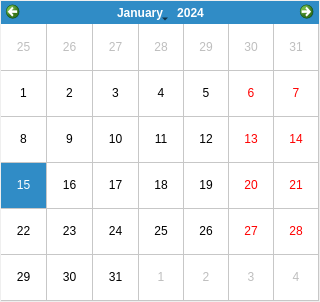
<?xml version="1.0" encoding="UTF-8"?>
<ui version="4.0">
 <class>Frame</class>
 <widget class="QFrame" name="Frame">
  <property name="geometry">
   <rect>
    <x>0</x>
    <y>0</y>
    <width>320</width>
    <height>300</height>
   </rect>
  </property>
  <property name="maximumSize">
   <size>
    <width>320</width>
    <height>300</height>
   </size>
  </property>
  <property name="windowTitle">
   <string>Frame</string>
  </property>
  <property name="styleSheet">
   <string notr="true"/>
  </property>
  <layout class="QVBoxLayout" name="verticalLayout" stretch="0">
   <property name="spacing">
    <number>1</number>
   </property>
   <property name="leftMargin">
    <number>1</number>
   </property>
   <property name="topMargin">
    <number>1</number>
   </property>
   <property name="rightMargin">
    <number>1</number>
   </property>
   <property name="bottomMargin">
    <number>1</number>
   </property>
   <item>
    <widget class="QCalendarWidget" name="calendarview">
     <property name="sizePolicy">
      <sizepolicy hsizetype="Preferred" vsizetype="Preferred">
       <horstretch>0</horstretch>
       <verstretch>0</verstretch>
      </sizepolicy>
     </property>
     <property name="minimumSize">
      <size>
       <width>0</width>
       <height>300</height>
      </size>
     </property>
     <property name="maximumSize">
      <size>
       <width>320</width>
       <height>300</height>
      </size>
     </property>
     <property name="styleSheet">
      <string notr="true"/>
     </property>
     <property name="gridVisible">
      <bool>true</bool>
     </property>
     <property name="selectionMode">
      <enum>QCalendarWidget::SingleSelection</enum>
     </property>
     <property name="horizontalHeaderFormat">
      <enum>QCalendarWidget::NoHorizontalHeader</enum>
     </property>
     <property name="verticalHeaderFormat">
      <enum>QCalendarWidget::NoVerticalHeader</enum>
     </property>
     <property name="navigationBarVisible">
      <bool>true</bool>
     </property>
     <property name="dateEditEnabled">
      <bool>true</bool>
     </property>
    </widget>
   </item>
  </layout>
 </widget>
 <resources/>
 <connections/>
</ui>
